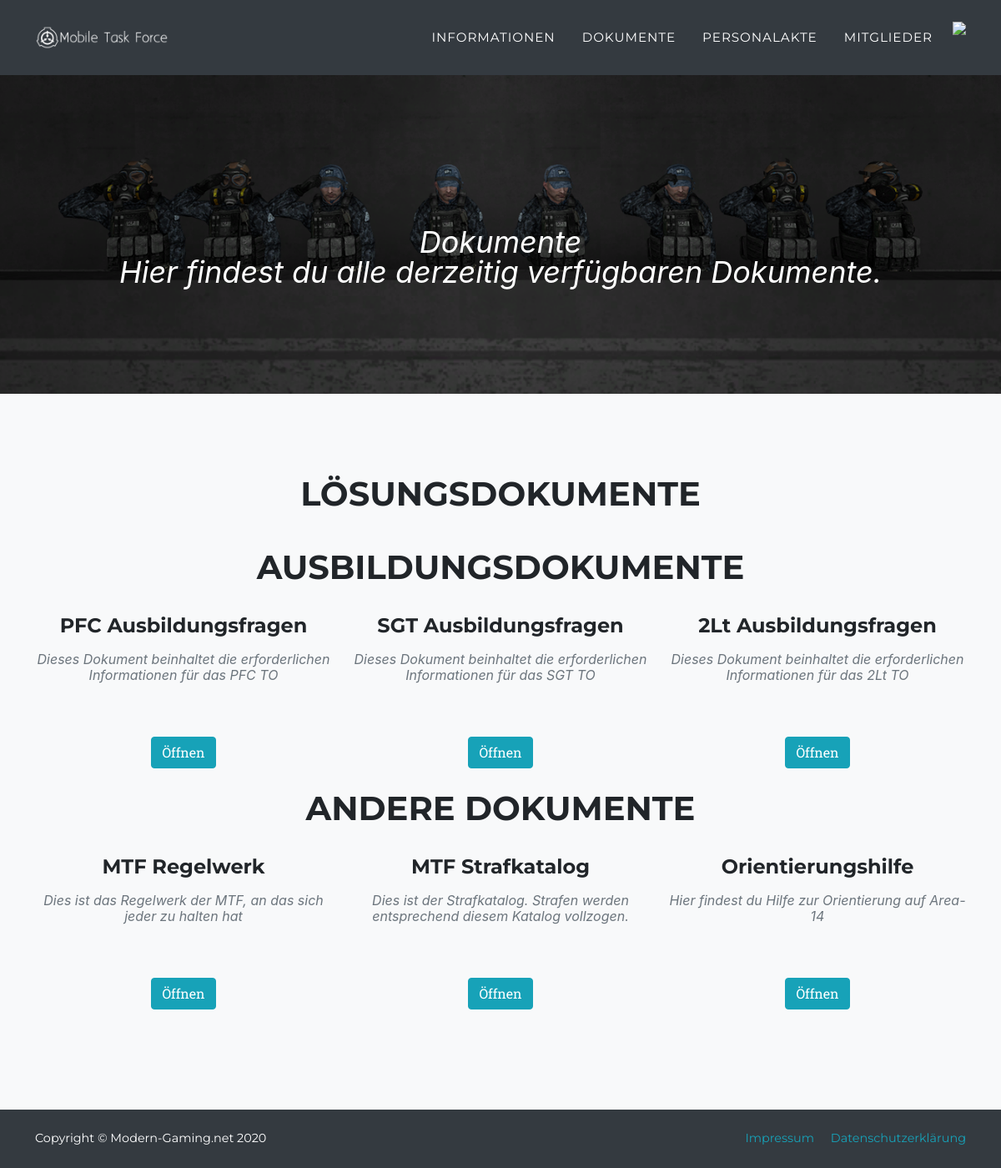
Screenshot of /dokumente.php with the database file from the repository.
### tables this page shows
CREATE TABLE `mtf_dokumente` (
  `id` int(11) NOT NULL,
  `header` text NOT NULL,
  `info` text NOT NULL,
  `short` text NOT NULL,
  `restriction` int(11) NOT NULL,
  `category` text NOT NULL,
  `value` text NOT NULL,
  `typ` text NOT NULL
);

### system/database.php (called while the page is built, shortened)
<?php
	$db = mysqli_connect("84.59.133.60", "mtf", "mImdfhoxdGM2mdpD", "mtf_site");
	function runQuery($sql) {
		global $db;
		$res = mysqli_query($db, $sql);
		return $res;
	}
	function isLoggedIn() {
		return isset($_SESSION["steamid"]);
	}
?>

### dokumente.php (the view, shortened to what this page needs)
<?php
	require("system/database.php");
	$header = "Dokumente";
	$subheader = "Hier findest du alle derzeitig verfügbaren Dokumente.";
	require("system/navbar.php");
?>
<section class="page-section bg-light" id="akte">
	<?php
	$documents = runQuery("SELECT * FROM mtf_dokumente");
	$DocumentByCategory = array();
	while($row = mysqli_fetch_assoc($documents)) {
		if(!isset($DocumentByCategory[$row["category"]])) {
			$DocumentByCategory[$row["category"]] = array();
		}
		array_push($DocumentByCategory[$row["category"]], $row);
	}
	foreach ($DocumentByCategory as $k => $v) {
		?>
		<div class="container">
		    <div class="text-center">
		        <h2 class="section-heading text-uppercase"><?php echo $k ?></h2>
		    </div>
		    <div class="row text-center">
		    <?php
		    	foreach ($v as $key => $value) {
		    		if($value["restriction"] > getRankIDByName(getUserRank())) { continue; }
		    		?>
			        <div class="col-lg-4">
			            <h4 class="my-3 text-black"><?php echo $value["header"] ?></h4>
			            <h3 class="section-subheading text-muted"><?php echo $value["info"] ?></h3>
			        	<a class="btn btn-primary" role="button" <?php if($value["typ"] == "external") { echo 'target="_blank"'; } ?> href="<?php if($value["typ"] == "external") { echo $value["value"]; } else { echo "dokumente.php?dokument=".$value["short"]; }?>">Öffnen</a>
			        </div>
			        <?php
		    	}
	    	?>
			</div>
		</div>
		<br>
		<?php
	}
?>
</section>
<?php require("system/footer.php"); ?>

### system/navbar.php (shortened to what this page needs)
<head>
    <link href="css/styles.css" rel="stylesheet"/>
</head>
<body id="page-top">
<nav class="navbar navbar-expand-lg navbar-dark fixed-top bg-dark" id="mainNav">
    <div class="container">
        <a class="navbar-brand js-scroll-trigger" href="#page-top"><img src="assets/img/navbar-logo.png" alt=""/></a>
        <div class="collapse navbar-collapse" id="navbarResponsive">
            <ul class="navbar-nav text-uppercase ml-auto">
                <li class="nav-item"><a class="nav-link js-scroll-trigger" href="index.php">Informationen</a></li>
                <li class="nav-item"><a class="nav-link js-scroll-trigger" href="dokumente.php">Dokumente</a></li>
                <li class="nav-item"><a class="nav-link js-scroll-trigger" href="akte.php">Personalakte</a></li>
                <li class="nav-item"><a class="nav-link js-scroll-trigger" href="mitglieder.php">Mitglieder</a></li>
                <?php
                    if(isLoggedIn()) {
                        $user = runQuery("SELECT * FROM mtf_user WHERE steamid64='".$_SESSION["steamid"]."'");
                        $user = mysqli_fetch_array($user);
                        echo '<img class="mx-auto rounded-circle float-left" width="5%" src="'.$user["avatarfull"].'" alt=""><a href="#"></a></img>';
                    } else {
                            $button = array();
                            $buttonstyle = "square";
                            $button['rectangle'] = "0";
                            $button['square'] = "01";
                            $button = "<a href='login.php?login=true'><img src='https://steamcommunity-a.akamaihd.net/public/images/signinthroughsteam/sits_".$button[$buttonstyle].".png'></a>";
                            echo $button;
                    }
                ?>
            </ul>
        </div>
    </div>
</nav>
<header class="masthead">
    <div class="container">
        <?php
            if(isset($header) && isset($subheader)) {
                echo '<div style="margin-bottom: -30%;" class="masthead-subheading">'.$header.'<br>'.$subheader.'</div>';
            } else {
                echo '<div style="margin-bottom: -30%;" class="masthead-subheading">Modern-Gaming SCP-RP Mobile Task Force<br>Wir wünschen dir einen schönen Aufenthalt!</div>';
            }
        ?>
    </div>
</header>

### system/footer.php (shortened to what this page needs)
<footer class="footer py-4 bg-dark text-white">
    <div class="container">
        <div class="row align-items-center">
            <div class="col-lg-4 text-lg-left">Copyright © Modern-Gaming.net 2020</div>
            <div class="col-lg-4 text-lg-right">
                <a class="mr-3" href="https://modern-gaming.net/legal-notice/">Impressum</a>
                <a href="https://modern-gaming.net/privacy-policy/">Datenschutzerklärung</a>
            </div>
        </div>
    </div>
</footer>

### rows the page displays
mtf_dokumente: header "PFC Ausbildungsfragen", info "Dieses Dokument beinhaltet die erforderlichen Informationen für das PFC TO"
mtf_dokumente: header "SGT Ausbildungsfragen", info "Dieses Dokument beinhaltet die erforderlichen Informationen für das SGT TO"
mtf_dokumente: header "2Lt Ausbildungsfragen", info "Dieses Dokument beinhaltet die erforderlichen Informationen für das 2Lt TO"
mtf_dokumente: header "MTF Regelwerk", info "Dies ist das Regelwerk der MTF, an das sich jeder zu halten hat"
mtf_dokumente: header "MTF Strafkatalog", info "Dies ist der Strafkatalog. Strafen werden entsprechend diesem Katalog vollzogen."
mtf_dokumente: header "Orientierungshilfe", info "Hier findest du Hilfe zur Orientierung auf Area-14"

### other values shown
$header "Dokumente"
$subheader "Hier findest du alle derzeitig verfügbaren Dokumente."
$k "LÖSUNGSDOKUMENTE"
$k "AUSBILDUNGSDOKUMENTE"
$k "ANDERE DOKUMENTE"
